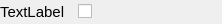
<?xml version="1.0" encoding="UTF-8"?>
<ui version="4.0">
 <class>UIBool</class>
 <widget class="QWidget" name="UIBool">
  <property name="geometry">
   <rect>
    <x>0</x>
    <y>0</y>
    <width>222</width>
    <height>24</height>
   </rect>
  </property>
  <property name="windowTitle">
   <string>Form</string>
  </property>
  <layout class="QHBoxLayout" name="horizontalLayout" stretch="1,2">
   <property name="spacing">
    <number>-1</number>
   </property>
   <property name="leftMargin">
    <number>0</number>
   </property>
   <property name="topMargin">
    <number>0</number>
   </property>
   <property name="rightMargin">
    <number>0</number>
   </property>
   <property name="bottomMargin">
    <number>0</number>
   </property>
   <item>
    <widget class="QLabel" name="label">
     <property name="minimumSize">
      <size>
       <width>72</width>
       <height>0</height>
      </size>
     </property>
     <property name="font">
      <font>
       <pointsize>11</pointsize>
      </font>
     </property>
     <property name="text">
      <string>TextLabel</string>
     </property>
    </widget>
   </item>
   <item>
    <widget class="QCheckBox" name="checkBox">
     <property name="minimumSize">
      <size>
       <width>144</width>
       <height>0</height>
      </size>
     </property>
     <property name="text">
      <string/>
     </property>
    </widget>
   </item>
  </layout>
 </widget>
 <resources/>
 <connections/>
</ui>
